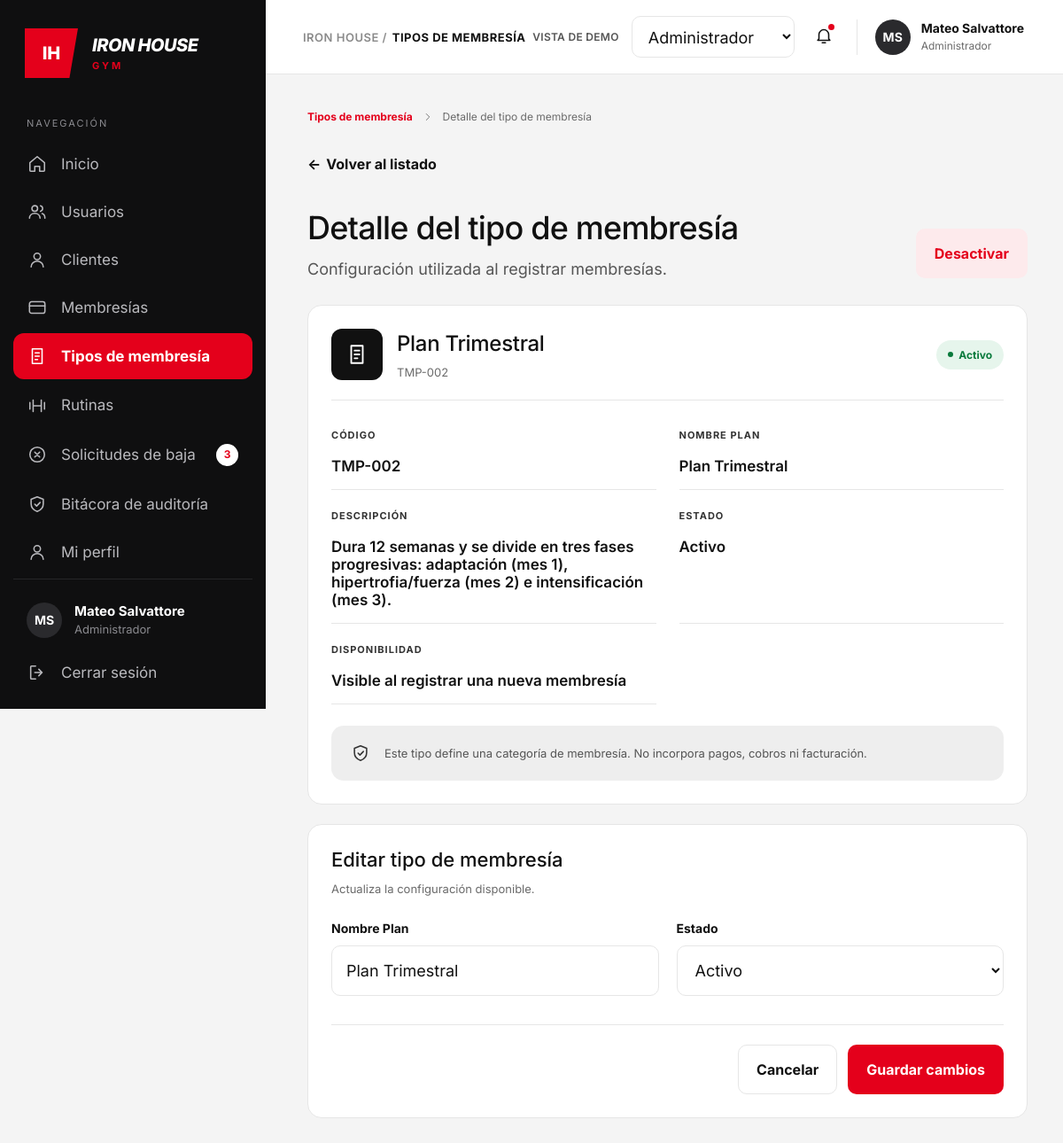
/admin/tipo-editar.php?id=2 (signed in), run on the app's committed database.
### tables this page shows
CREATE TABLE `membresias` (
  `id_membresia` int(11) NOT NULL,
  `nombre_plan` varchar(50) NOT NULL,
  `descripcion` text DEFAULT NULL,
  `duracion_dias` int(11) NOT NULL,
  `precio` decimal(10,2) NOT NULL,
  `estado` enum('Activo','Inactivo') NOT NULL DEFAULT 'Activo'
);

### admin/tipos_config.php (called while the page is built, shortened)
<?php
function codigoTipo(int $id, ?string $codigoBd = null): string
{
    return ($codigoBd !== null && $codigoBd !== '') ? $codigoBd : sprintf('TMP-%03d', $id);
}

### admin/tipo-editar.php (the view, shortened to what this page needs)
<?php
require_once __DIR__ . '/helpers.php';
require_once __DIR__ . '/conexion.php';
require_once __DIR__ . '/tipos_config.php';
$usuario = [
    'nombre' => $_SESSION['nombre_completo'] ?? 'Usuario',
    'rol'    => $_SESSION['rol'] ?? ''
];
$paginaActual = 'tiposd';
$solicitudesBaja = 3;
$menu = [
    'inicio'      => ['Inicio', 'home', 'administrador_panel.php'],
    'usuarios'    => ['Usuarios', 'users', 'usuarios.php'],
    'clientes'    => ['Clientes', 'user', 'clientes.php'],
    'membresias'  => ['Membresías', 'card', 'membresias.php'],
    'tiposd'      => ['Tipos de membresía', 'doc', 'tipos.php'],
    'rutinas'     => ['Rutinas', 'dumbbell', 'rutinas.php'],
    'solicitudes' => ['Solicitudes de baja', 'x-circle', 'solicitudes.php'],
    'bitacora'    => ['Bitácora de auditoría', 'shield', 'bitacora.php'],
    'perfil'      => ['Mi perfil', 'user', 'perfil.php'],
];
$id = (int)($_GET['id'] ?? $_POST['id'] ?? 0);
$t = null;
$errorDb = '';
try {
    if ($id > 0) {
        $sql = "SELECT "
             . TM_ID . " AS id, "
             . TM_NOMBRE . " AS nombre, "
             . TM_ESTADO . " AS estado"
             . (TM_CODIGO !== null ? ", " . TM_CODIGO . " AS codigo" : "")
             . (TM_DESCRIPCION !== null ? ", " . TM_DESCRIPCION . " AS descripcion" : "")
             . " FROM " . TM_TABLA . " WHERE " . TM_ID . " = ? LIMIT 1";
        $stmt = mysqli_prepare($cnx, $sql);
        mysqli_stmt_bind_param($stmt, 'i', $id);
        mysqli_stmt_execute($stmt);
        $t = mysqli_fetch_assoc(mysqli_stmt_get_result($stmt)) ?: null;
    }
} catch (Throwable $e) {
    error_log($e->getMessage());
    $errorDb = 'No se pudo cargar la información del tipo de membresía.';
}
$errores = [];
if ($t !== null) {
    $nombre = (string)$t['nombre'];
    $activo = $t['estado'] === 'Activo';
    $codigo = codigoTipo((int)$t['id'], isset($t['codigo']) ? (string)$t['codigo'] : null);
    $descripcion = trim((string)($t['descripcion'] ?? ''));
    $v = ['nombre' => $nombre, 'estado' => (string)$t['estado']];
}
?>
<!DOCTYPE html>
<html lang="es">
<head>
  <link rel="stylesheet" href="css/style.css">
  <link rel="stylesheet" href="css/usuarios.css">
  <link rel="stylesheet" href="css/modal.css">
  <link rel="stylesheet" href="css/usuario_detalle.css">
  <link rel="stylesheet" href="css/bitacora_detalle.css">
  <link rel="stylesheet" href="css/tipo_editar.css">
</head>
<body>
<div class="layout">
  <aside class="sidebar">
    <div class="brand">
      <div class="brand-mark">IH</div>
      <div class="brand-text">
        <span class="brand-name">IRON HOUSE</span>
        <span class="brand-sub">GYM</span>
      </div>
    </div>
    <p class="nav-title">Navegación</p>
    <nav class="nav">
      <?php foreach ($menu as $clave => [$texto, $ico, $url]): ?>
        <a href="<?= e($url) ?>" class="nav-item <?= $clave === $paginaActual ? 'is-active' : '' ?>">
          <?= icono($ico, 22) ?>
          <span><?= e($texto) ?></span>
          <?php if ($clave === 'solicitudes' && $solicitudesBaja > 0): ?>
            <span class="badge-count"><?= $solicitudesBaja ?></span>
          <?php endif; ?>
        </a>
      <?php endforeach; ?>
    </nav>
    <div class="sidebar-footer">
      <div class="sidebar-user">
        <span class="avatar avatar-dark"><?= e(iniciales($usuario['nombre'])) ?></span>
        <div>
          <strong><?= e($usuario['nombre']) ?></strong>
          <small><?= e($usuario['rol']) ?></small>
        </div>
      </div>
      <a href="logout.php" class="nav-item" data-abrir-modal="modal-cerrar-sesion"><?= icono('logout', 22) ?><span>Cerrar sesión</span></a>
    </div>
  </aside>
  <div class="main">
    <header class="topbar">
      <div class="breadcrumb"><span>IRON HOUSE /</span> <b>TIPOS DE MEMBRESÍA</b></div>
      <div class="topbar-right">
        <span class="demo-label">VISTA DE DEMO</span>
        <select class="role-select" aria-label="Rol de la vista de demo" onchange="redirigir(this)">
          <option value="administrador_panel.php" selected>Administrador</option>
        </select>
        <button class="bell" aria-label="Notificaciones">
          <?= icono('bell', 22) ?><i class="bell-dot"></i>
        </button>
        <div class="user-chip">
          <span class="avatar avatar-dark"><?= e(iniciales($usuario['nombre'])) ?></span>
          <div>
            <strong><?= e($usuario['nombre']) ?></strong>
            <small><?= e($usuario['rol']) ?></small>
          </div>
        </div>
      </div>
    </header>
    <main class="content detail">
      <nav class="crumbs" aria-label="Ruta de navegación">
        <a href="tipos.php">Tipos de membresía</a>
        <?= icono('chevron', 14) ?>
        <span>Detalle del tipo de membresía</span>
      </nav>
      <a href="tipos.php" class="back-link"><span aria-hidden="true">←</span> Volver al listado</a>
      <?php if ($errorDb !== ''): ?>
        <p class="page-alert page-alert-error" role="alert"><?= e($errorDb) ?></p>
      <?php elseif ($t === null): ?>
        <h1>Tipo de membresía no encontrado</h1>
        <p class="lead">El tipo que buscas no existe o fue eliminado. <a href="tipos.php" class="link-red">Volver al listado</a></p>
      <?php else: ?>
        <div class="detail-head">
          <div>
            <h1>Detalle del tipo de membresía</h1>
            <p class="lead lead-tight">Configuración utilizada al registrar membresías.</p>
          </div>
          <div class="detail-actions">
            <form method="post" action="tipo_estado.php">
              <?php if ($activo): ?>
                <button name="accion" value="desactivar" class="btn btn-soft-red"
                        onclick="return confirm('¿Desactivar el tipo «<?= e($nombre) ?>»?')">
                  Desactivar
                </button>
              <?php else: ?>
                <button name="accion" value="activar" class="btn btn-soft-ok">Activar</button>
              <?php endif; ?>
            </form>
          </div>
        </div>
        <section class="panel audit-card">
          <div class="audit-head">
            <span class="audit-icon" aria-hidden="true"><?= icono('doc', 26) ?></span>
            <div class="audit-title">
              <h2><?= e($nombre) ?></h2>
              <small><?= e($codigo) ?></small>
            </div>
            <span class="pill <?= $activo ? 'pill-ok' : 'pill-off' ?>">
              <i></i><?= $activo ? 'Activo' : 'Inactivo' ?>
            </span>
          </div>
          <dl class="data-grid">
            <div><dt>Código</dt><dd><?= e($codigo) ?></dd></div>
            <div><dt>Nombre Plan</dt><dd><?= e($nombre) ?></dd></div>
            <div><dt>Descripción</dt><dd><?= e($descripcion) ?></dd></div>
            <div><dt>Estado</dt><dd><?= $activo ? 'Activo' : 'Inactivo' ?></dd></div>
            <div>
              <dt>Disponibilidad</dt>
              <dd><?= $activo ? 'Visible al registrar una nueva membresía' : 'No disponible al registrar una nueva membresía' ?></dd>
            </div>
          </dl>
          <div class="audit-note">
            <?= icono('shield', 22) ?>
            <p>Este tipo define una categoría de membresía. No incorpora pagos, cobros ni facturación.</p>
          </div>
        </section>
        <section class="panel tipo-edit-card" id="editar">
          <div class="tipo-edit-head">
            <h2>Editar tipo de membresía</h2>
            <p>Actualiza la configuración disponible.</p>
          </div>
          <form method="post" action="tipo-editar.php?id=<?= (int)$t['id'] ?>#editar" novalidate autocomplete="off">
            <div class="m-grid tipo-edit-grid">
              <div class="m-field <?= isset($errores['nombre']) ? 'has-error' : '' ?>">
                <label for="et-nombre">Nombre Plan</label>
                <input type="text" id="et-nombre" name="nombre" value="<?= e($v['nombre']) ?>" maxlength="60" required>
              </div>
              <div class="m-field <?= isset($errores['estado']) ? 'has-error' : '' ?>">
                <label for="et-estado">Estado</label>
                <select id="et-estado" name="estado">
                  <option value="Activo"   <?= $v['estado'] === 'Activo' ? 'selected' : '' ?>>Activo</option>
                </select>
              </div>
            </div>
            <div class="tipo-edit-foot">
              <a href="tipo-ver.php?id=<?= (int)$t['id'] ?>" class="btn btn-outline">Cancelar</a>
              <button type="submit" class="btn btn-red">Guardar cambios</button>
            </div>
          </form>
        </section>
      <?php endif; ?>
    </main>
  </div>
</div>
</body>
</html>

### admin/css/usuarios.css (style rules this page uses)
.pill { padding: 9px 13px; font-size: 12px; }

### admin/css/modal.css (style rules this page uses)
.m-grid { display: grid; grid-template-columns: 1fr 1fr; gap: 20px 20px; }
.m-field label { display: block; font-size: 14px; font-weight: 700; margin-bottom: 11px; }
.m-field input, .m-field select { width: 100%; height: 57px; padding: 0 16px; font: inherit; font-size: 18px; color: var(--ink, #111); background: #fff; border: 1px solid var(--line, #e6e6e6); border-radius: 10px; outline: 0; transition: border-color .15s, box-shadow .15s; }
.m-field input::placeholder { color: #8a8a8a; }
.m-field select { cursor: pointer; padding-right: 10px; }

### admin/css/usuario_detalle.css (style rules this page uses)
.detail { padding-top: 40px; }
.crumbs { display: flex; align-items: center; gap: 10px; font-size: 12px; color: var(--muted, #6b6b6b); margin-bottom: 36px; }
.crumbs a { color: var(--red, #e4001b); font-weight: 700; }
.back-link { display: inline-flex; align-items: center; gap: 6px; font-size: 16px; font-weight: 700; margin-bottom: 40px; }
.detail h1 { font-size: 36px; font-weight: 500; letter-spacing: -.8px; margin: 0 0 14px; }
.detail .lead { font-size: 18px; color: #555; }
.detail-head { display: flex; justify-content: space-between; align-items: flex-end; gap: 24px; margin-bottom: 30px; flex-wrap: wrap; }
.detail-actions { display: flex; gap: 12px; align-items: center; }
.detail-actions form { display: flex; }
.detail-actions .btn { padding: 19px 20px; font-size: 16px; }
.btn-soft-red { background: #fdeaec; color: var(--red, #e4001b); border: 1px solid transparent; }
.data-grid { display: grid; grid-template-columns: 1fr 1fr; column-gap: 28px; margin-top: 22px; }
.data-grid > div { padding: 24px 0 16px; border-bottom: 1px solid var(--line, #e6e6e6); }
.data-grid dt { font-size: 11px; font-weight: 700; letter-spacing: 1px; text-transform: uppercase; color: #333; margin-bottom: 18px; }
.data-grid dd { font-size: 17px; font-weight: 600; overflow-wrap: anywhere; }

### admin/css/bitacora_detalle.css (style rules this page uses)
.audit-card { padding: 26px 26px 26px; }
.audit-head { display: flex; align-items: center; gap: 16px; padding-bottom: 22px; border-bottom: 1px solid var(--line, #e6e6e6); }
.audit-icon { width: 58px; height: 58px; border-radius: 12px; background: #111; color: #fff; flex: none; display: grid; place-items: center; }
.audit-title { flex: 1; min-width: 0; }
.audit-title h2 { font-size: 24px; font-weight: 500; letter-spacing: -.3px; }
.audit-title small { display: block; font-size: 13px; color: var(--muted, #6b6b6b); margin-top: 10px; }
.audit-head .pill { padding: 9px 13px; font-size: 12px; }
.audit-card .data-grid { column-gap: 26px; margin-top: 10px; }
.audit-card .data-grid > div { padding: 22px 0 16px; }
.audit-note { display: flex; align-items: center; gap: 16px; margin-top: 24px; background: #eeeeee; border-radius: 14px; padding: 20px 22px; color: #333; }
.audit-note p { font-size: 13px; color: #555; }

### admin/css/tipo_editar.css (style rules this page uses)
.tipo-edit-card { margin-top: 22px; padding: 26px 26px 26px; }
.tipo-edit-head h2 { font-size: 22px; font-weight: 500; }
.tipo-edit-head p { font-size: 13px; color: var(--muted, #6b6b6b); margin-top: 12px; }
.tipo-edit-grid { margin-top: 28px; gap: 22px 20px; }
.tipo-edit-foot { display: flex; justify-content: flex-end; gap: 12px; margin-top: 32px; padding-top: 22px; border-top: 1px solid var(--line, #e6e6e6); }
.tipo-edit-foot .btn { padding: 19px 20px; font-size: 16px; }

### data on the page
membresias: id_membresia "TMP-002", descripcion "Dura 12 semanas y se divide en tres fases progresivas: adaptación (mes 1), hipertrofia/fuerza (mes 2) e intensificación (mes 3).", nombre "Plan Trimestral", estado "Activo"

### other printed values
$texto "Inicio"
$texto "Usuarios"
$texto "Clientes"
$texto "Membresías"
$texto "Tipos de membresía"
$texto "Rutinas"
$texto "Solicitudes de baja"
$texto "Bitácora de auditoría"
$texto "Mi perfil"
iniciales($usuario['nombre']) "MS"
$usuario['nombre'] "Mateo Salvattore"
$usuario['rol'] "Administrador"
$nombre "Plan Trimestral"
